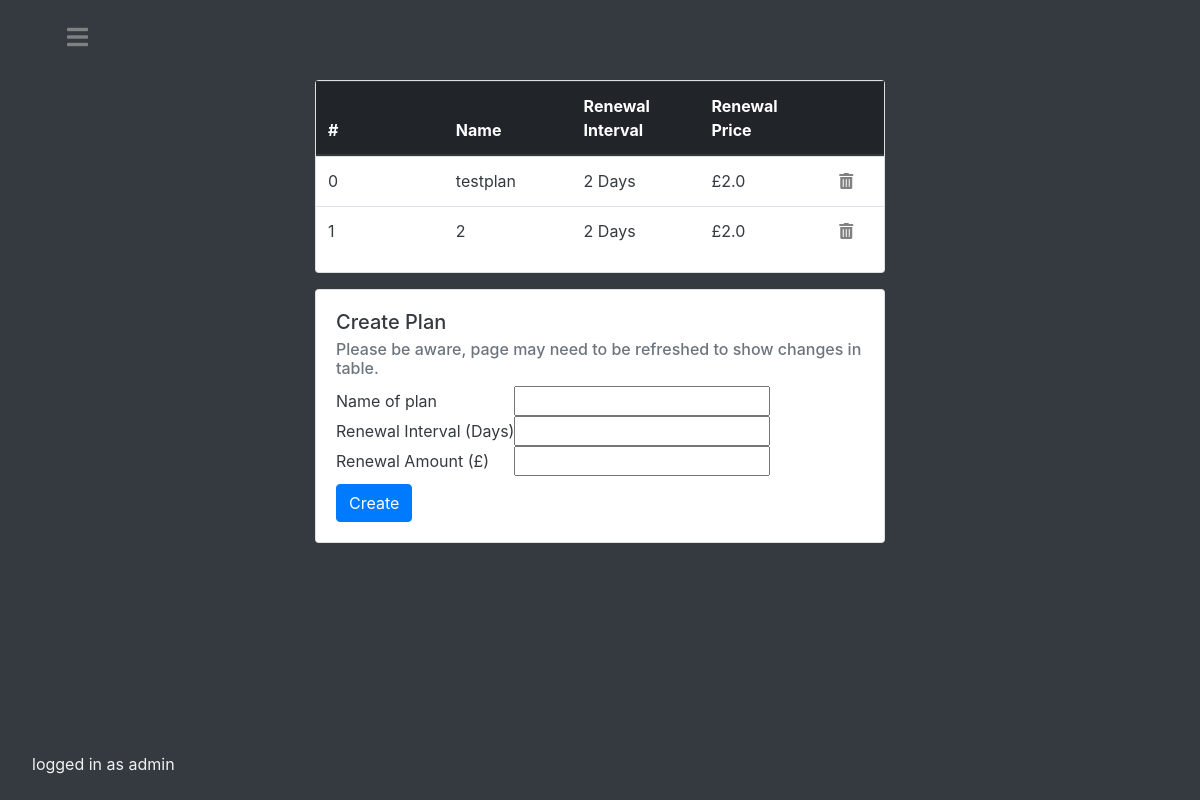
Before: /admin/dashboard/plans (signed in) with the older database file.
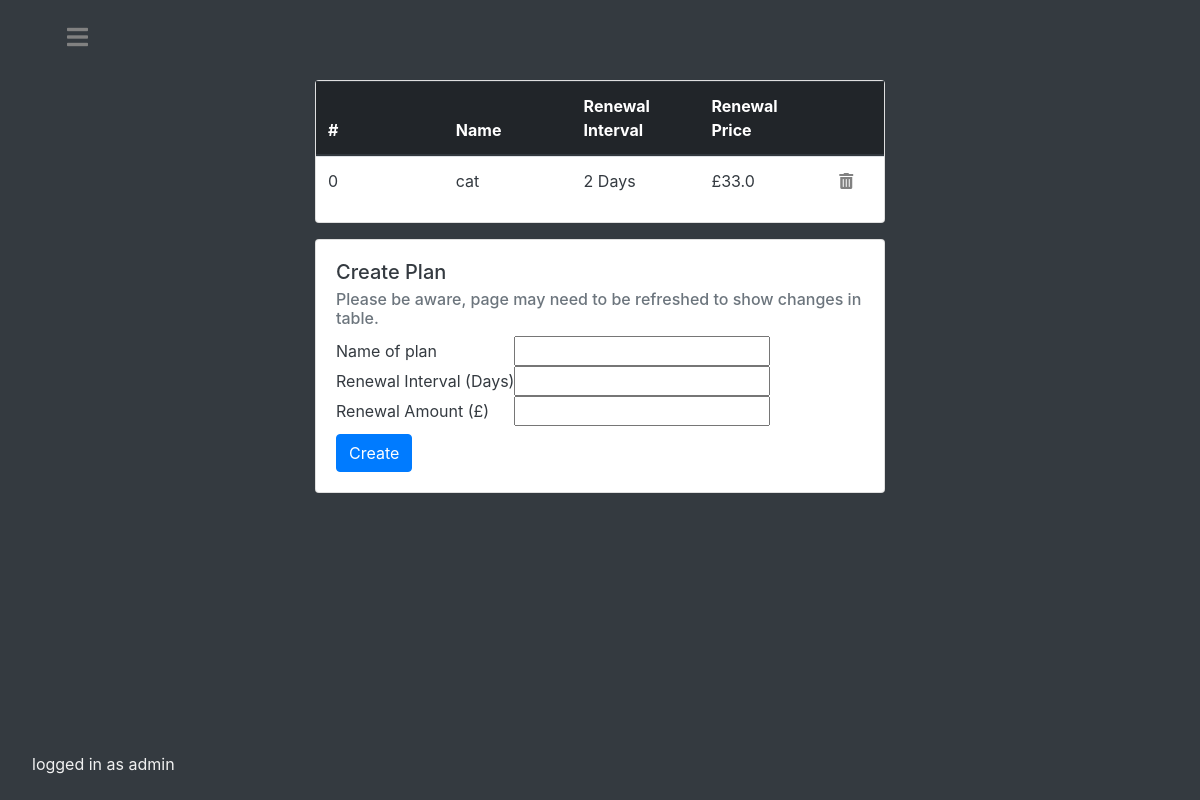
After: the same page with the newer database file.
### tables this page shows
CREATE TABLE users (username text PRIMARY KEY, fName text, sName text, emailAddress text, password text, admin bool);

CREATE TABLE plans (name text PRIMARY KEY, interval integer, amount float);

### main.py (the view, shortened to what this page needs)
@app.route("/admin/dashboard/plans", methods=['GET', 'POST'])
@login_required
def adminplans():
    if current_user.getAdminPerms():
        db = Database()
        plans = list(db.getAll('plans'))
        db.closeConnection()
        return render_template('adminplans.html', plans=plans, reason=None)
    else:
        reason = f'Insufficient permissions.'
        return render_template('redirect.html', reason=reason)

### api.py (called while the page is built)
    def closeConnection(self):
        self.conn.close()
        return

    def getAll(self,dbname):
        self.c.execute(f'''SELECT * FROM {dbname}''')
        result = self.c.fetchall()
        return result

    def searchUsersByUsername(self,user):
        self.c.execute(f'''SELECT * FROM users WHERE username = ?''', (user,) )
        result = self.c.fetchone()
        return result

### main.py (called while the page is built)
@login_manager.user_loader
def load_user(username):
    dbconnection = Database()
    result = dbconnection.searchUsersByUsername(username)
    dbconnection.closeConnection()
    if result:
        if result[5] == "FALSE":
            return User(result[0], result[1], result[2], result[3], result[4])
        else:
            return AdministativeUser(result[0], result[1], result[2], result[3], result[4])
    else:
        return None

    def getAdminPerms(self):
        return self.isadmin

### templates/adminplans.html (shortened to what this page needs)
<!DOCTYPE html>
<html lang="en">
<head>
    <link rel="stylesheet" href="https://use.fontawesome.com/releases/v5.0.8/css/all.css">
    <link rel="stylesheet" href="https://maxcdn.bootstrapcdn.com/bootstrap/4.0.0/css/bootstrap.min.css"
>
</head>
<body class="bg-dark">
<div id="mySidenav" class="sidenav">
    <p class="footer fixed-bottom">logged in as {{ current_user.id }}</p>
</div>
<div id="main" class="container-fluid h-10 bg-dark text-white">
    <div class="col-3 text-left">
        <div class="navbarbutton"><a href="#" onclick="openNav()"><i class="fas fa-bars"></i></a></div>
    </div>
</div>
<div class="container-fluid h-80 bg-dark text-white">
    <div class="row h-90">
        <div class="col-3 text-left">
        </div>
        <div class="col-md-6 text-left justify-content-center align-items-center">
            <div class="card">
                <table id="dbtable" class="table mb-3 px-2">
                    <thead class="thead-dark">
                    <tr class="clickable">
                        <th scope="col" onclick="sortTable2(0)">#</th>
                        <th scope="col" onclick="sortTable2(1)">Name</th>
                        <th scope="col" onclick="sortTable2(2)">Renewal Interval</th>
                        <th scope="col" onclick="sortTable2(3)">Renewal Price</th>
                        <th scope="col" width="10%"></th>
                    </tr>
                    </thead>
                    <tbody>
                    {% for value in plans %}
                    <tr class="text-dark">
                        <td scope="row ">{{ plans.index(value) }}</td>
                        <td>{{ value[0] }}</td>
                        <td>{{ value[1] }} Days</td>
                        <td>£{{ value[2] }}</td>
                        <td width="10%"><form method="post"><button  id="delete" name="delete" type="submit" class="invisblebutton" value="{{ value[0] }}"><i class="fas fa-trash-alt"></i></button></form></td>
                    </tr>
                    {% endfor %}
                    </tbody>
                </table>
            </div>
            <div class="card mt-3 text-dark">
                <div class="card-body">
                    <h5 class="card-title">Create Plan</h5>
                    <h6 class="card-subtitle mb-2 text-muted">Please be aware, page may need to be refreshed to show
                        changes in table.</h6>
                    <form action="" method="post">
                        <p>
                            <label for="a">Name of plan</label>
                            <input id="a" type="text" name="name">
                        </p>
                        <p>
                            <label for="b">Renewal Interval (Days) </label>
                            <input id="b" type="number" name="days">
                        </p>
                        <p>
                            <label for="c">Renewal Amount (£)</label>
                            <input id="c" type="number" step="0.01" name="price">
                        </p>
                        <button type="submit" class="btn btn-primary mt-2">Create</button>
                    </form>
                </div>
            </div>
            <div class="col-3"></div>
        </div>
    </div>
    <div class="container-fluid h-10 bg-dark text-white "></div>
</div>
</body>
</html>

### templates/adminplans.html (style rules this page uses)
form { display: table; }
p { display: table-row; }
label { display: table-cell; }
input { display: table-cell; }
body,html { height:100%; }
.h-90 { height:90%; }
.h-80 { height:80%; }
.h-10 { height:10%; }
.sidenav { height: 100%; width: 0; position: fixed; z-index: 1; top: 0; left: 0; background-color: #111; overflow-x: hidden; padding-top: 60px; transition: 0.5s; }
.footer { color: #f1f1f1; padding: 8px 8px 8px 32px; white-space: nowrap; }
.navbarbutton { font-size: 150%; color: #E5D4C0; position: fixed; }
.navbarbutton a { padding: 8px 8px 8px 32px; color: #818181; transition: 0.3s; }
.navbarbutton a:link { color: #818181; }
.invisblebutton { background: none!important; border: none; padding: 0!important; font-family: arial, sans-serif; color: #818181; text-decoration: underline; cursor: pointer; }
.clickable { cursor: pointer; }
table { width: 100%; }
thead, tbody tr { display: table; width: 100%; table-layout: fixed; }
tbody { display: block; overflow-y: auto; table-layout: fixed; max-height: 200px; }
#main { transition: margin-left .5s; padding: 20px; }

Changed rows visible on the page:
removed plans: index "0", name "testplan", interval "2", amount "2.0"
removed plans: index "1", name "2", interval "2", amount "2.0"
added plans: index "0", name "cat", interval "2", amount "33.0"
